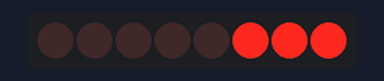
A sketch run on a simulated Arduino Uno, built with avr-gcc and run on an emulated ATmega328P. On the bench: 8 shift-register outputs drawn as a row of LEDs (first output left, lit = HIGH). Wiring (inferred from the names in the program): shift register (74HC595): data pin 9; shift clock pin 8; latch pin 10. Wiring (inferred from the signals the program sends): row of LEDs: on Q0, Q1, Q2, Q3, Q4, Q5, Q6, Q7.

Above: at 0.18 s.
At 2.88 s:
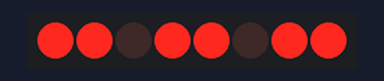
At 5.58 s:
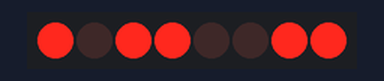
At 10.98 s:
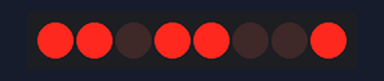
At 16.38 s:
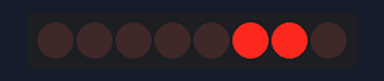
At 21.79 s:
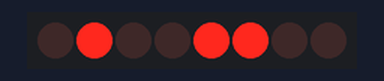
Timing chart, 0 to 22.1 s (numbered marks = the images above):
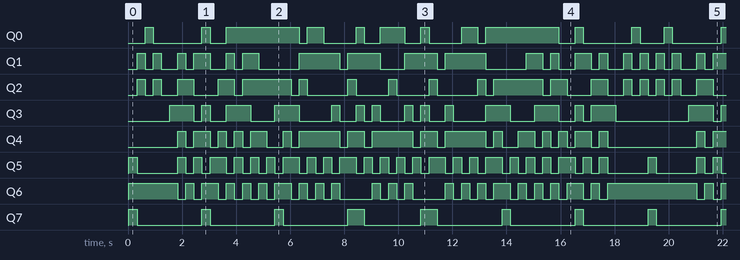

Measured:
- by itself, Q0–2, Q5: moves between LOW and HIGH, repeating every 19.2 s
- by itself, Q3: LOW → HIGH at 1.5 s, → LOW 0.90 s later, → HIGH 0.30 s later, → LOW 0.30 s later, … (57 changes in this stretch)
- by itself, Q4: LOW → HIGH at 1.8 s, → LOW 0.30 s later, → HIGH 0.30 s later, → LOW 0.60 s later, … (68 changes in this stretch)
- by itself, Q6: LOW → HIGH at 0.04 s, → LOW 1.8 s later, → HIGH 0.30 s later, → LOW 0.30 s later, … (89 changes in this stretch)
- by itself, Q7: repeats every 19.2 s: 2 × (LOW 2.4 s, HIGH 0.30 s), LOW 2.4 s, HIGH 0.60 s, LOW 2.1 s, HIGH 0.60 s, 3 × (LOW 2.4 s, HIGH 0.30 s)

The sketch:

test-avr-dac.ino
```cpp
// (licence header left out)
#include <math.h>

/* Output pins. */
#define CLK    8
#define DAT    9
#define LATCH 10

#define WAVEFORM_LENGTH 64

/*
 * Pre-computed waveform. Since the Arduino is slow at math, we get
 * better timings by pre-computing the whole waveform at setup().
 */
uint8_t waveform[WAVEFORM_LENGTH];

/*
 * A nice oscillation, with one large and three small peaks.
 * Period = 2 pi, range = [-1, 1].
 */
float wave(float x)
{
    const float min = -1.51956, max = 4,
                amp = (max-min)/2, avg = (max+min)/2;
    float y = cos(x) + cos(2*x) + cos(3*x) + cos(4*x);
    return (y - avg) / amp;
}

void setup()
{
    /* Populate waveform[]. */
    for (int i = 0; i < WAVEFORM_LENGTH; i++) {
        float phase = 2*M_PI * i / WAVEFORM_LENGTH;
        waveform[i] = 128.5 + 96 * wave(phase);
    }
    pinMode(CLK,   OUTPUT);
    pinMode(DAT,   OUTPUT);
    pinMode(LATCH, OUTPUT);
}

void loop()
{
    static int i = 0;
    shiftOut(DAT, CLK, MSBFIRST, waveform[i++]);
    if (i >= WAVEFORM_LENGTH) i = 0;
    digitalWrite(LATCH, HIGH);
    digitalWrite(LATCH, LOW);
}
```
